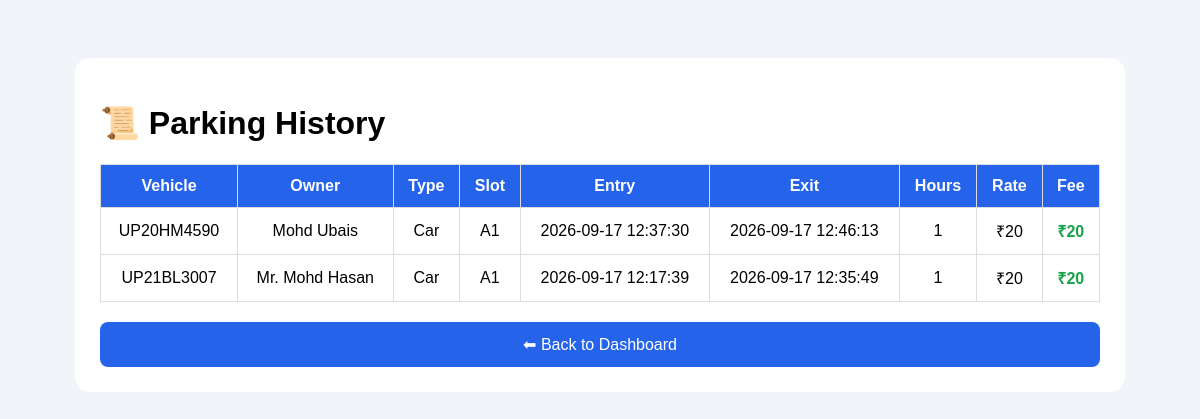
The page /history (signed in) on the database its author committed.
### tables this page shows
CREATE TABLE history (

            id INTEGER PRIMARY KEY AUTOINCREMENT,

            vehicle TEXT NOT NULL,

            owner TEXT NOT NULL,

            slot TEXT NOT NULL,

            type TEXT NOT NULL,

            entry_time TEXT NOT NULL,

            exit_time TEXT NOT NULL,

            hours INTEGER NOT NULL,

            rate INTEGER NOT NULL,

            fee INTEGER NOT NULL

        );

### app.py (the view)
@app.route("/history")
def show_history():
    if "admin" not in session:
        return redirect("/")
    conn = get_db()
    cursor = conn.cursor()
    cursor.execute("""
        SELECT *
        FROM history
        ORDER BY id DESC
    """)
    history = cursor.fetchall()
    conn.close()
    return render_template(
        "history.html",
        history=history
    )

### app.py (called while the page is built)
def get_db():
    conn = sqlite3.connect(DATABASE)
    conn.row_factory = sqlite3.Row
    return conn

### templates/history.html (shortened to what this page needs)
<!DOCTYPE html>
<html>
<head>
</head>
<body>
<div class="box">
    <h1>📜 Parking History</h1>
    {% if history %}
    <div class="table-box">
        <table>
            <tr>
                <th>Vehicle</th>
                <th>Owner</th>
                <th>Type</th>
                <th>Slot</th>
                <th>Entry</th>
                <th>Exit</th>
                <th>Hours</th>
                <th>Rate</th>
                <th>Fee</th>
            </tr>
            {% for item in history %}
            <tr>
                <td>
                    {{ item.vehicle }}
                </td>
                <td>
                    {{ item.owner }}
                </td>
                <td>
                    {{ item.type }}
                </td>
                <td>
                    {{ item.slot }}
                </td>
                <td>
                    {{ item.entry_time }}
                </td>
                <td>
                    {{ item.exit_time }}
                </td>
                <td>
                    {{ item.hours }}
                </td>
                <td>
                    ₹{{ item.rate }}
                </td>
                <td class="fee">
                    ₹{{ item.fee }}
                </td>
            </tr>
            {% endfor %}
        </table>
    </div>
    {% else %}
    <h3>No parking history yet.</h3>
    {% endif %}
    <a href="/dashboard">
        <button>
            ⬅ Back to Dashboard
        </button>
    </a>
</div>
</body>
</html>

### templates/history.html (style rules this page uses)
body { font-family: Arial; background: #f1f5f9; padding: 20px; }
.box { max-width: 1000px; margin: 30px auto; background: white; padding: 25px; border-radius: 15px; }
.table-box { overflow-x: auto; }
table { width: 100%; border-collapse: collapse; }
th, td { padding: 12px; border: 1px solid #ddd; text-align: center; white-space: nowrap; }
th { background: #2563eb; color: white; }
.fee { color: #16a34a; font-weight: bold; }
button { width: 100%; padding: 13px; margin-top: 20px; background: #2563eb; color: white; border: none; border-radius: 8px; font-size: 16px; }

### rows shown on the page
history: vehicle "UP20HM4590", owner "Mohd Ubais", type "Car", slot "A1", entry_time "2026-09-17 12:37:30", exit_time "2026-09-17 12:46:13", hours "1", rate "20", fee "20"
history: vehicle "UP21BL3007", owner "Mr. Mohd Hasan", type "Car", slot "A1", entry_time "2026-09-17 12:17:39", exit_time "2026-09-17 12:35:49", hours "1", rate "20", fee "20"
